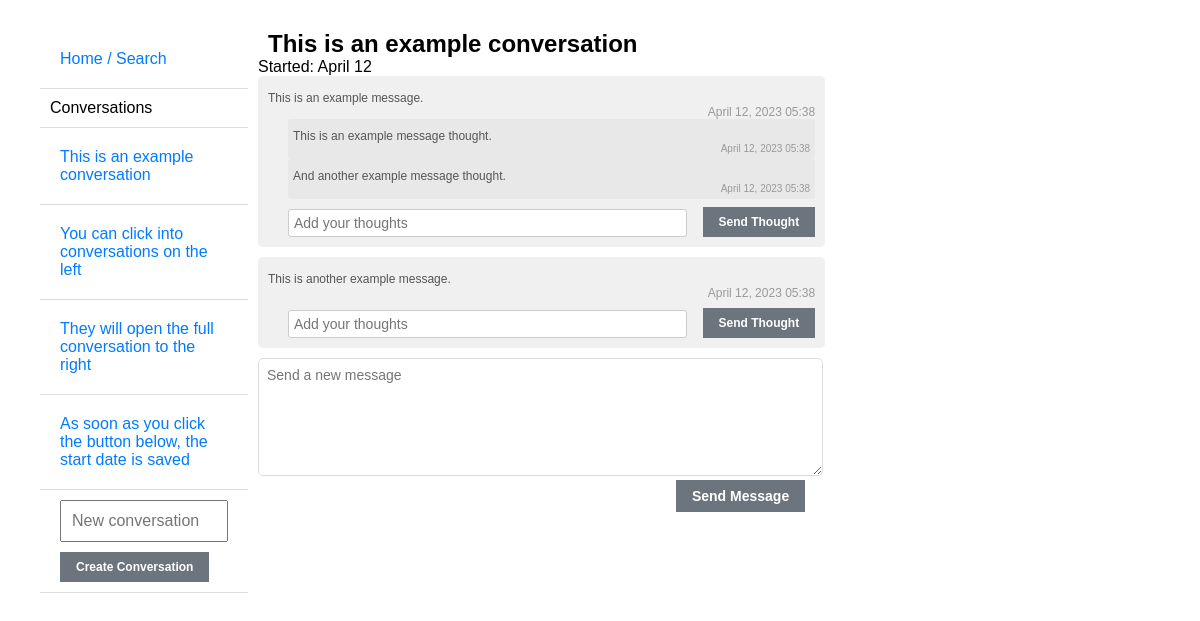
/conversation/4/, run on the app's committed database.
### chat_app/models.py (models this page shows, shortened)
class Conversation(models.Model):
    title = models.CharField(max_length=255)
    start_date = models.DateField(default=date.today)

class Message(models.Model):
    conversation = models.ForeignKey(Conversation, on_delete=models.CASCADE)
    text = models.TextField()
    date_sent = models.DateTimeField(auto_now_add=True)

class MessageThought(models.Model):
    message = models.ForeignKey(Message, on_delete=models.CASCADE)
    text = models.TextField()
    date_sent = models.DateTimeField(auto_now_add=True)

### chat_app/views.py (the view)
# urls.py: path('conversation/<int:pk>/', views.conversation_detail, name='conversation_detail'),
def conversation_detail(request, pk):
    if 'search_context' in request.session:
        del request.session['search_context']
    conversation = get_object_or_404(Conversation, pk=pk)
    messages = conversation.message_set.all()
    message_form = MessageForm()
    thought_form = MessageThoughtForm()
    conversation_form = ConversationForm()
    if request.method == 'POST':
        if 'message_form_submit' in request.POST:
            message_form = MessageForm(request.POST)
            if message_form.is_valid():
                message = message_form.save(commit=False)
                message.conversation = conversation
                message.save()
                return redirect('conversation_detail', pk=conversation.pk)
        if 'thought_form_submit' in request.POST:
            thought_form = MessageThoughtForm(request.POST)
            if thought_form.is_valid():
                message_id = request.POST['message']
                message = Message.objects.get(id=message_id)
                thought = thought_form.save(commit=False)
                thought.message = message
                thought.save()
                return redirect('conversation_detail', pk=message.conversation.pk)
        if 'conversation_form_submit' in request.POST:
            new_conversation_form = ConversationForm(request.POST)
            if new_conversation_form.is_valid():
                conversation = new_conversation_form.save()
                return redirect('conversation_detail', pk=conversation.pk)
    else:
        message_form = MessageForm()
        thought_form = MessageThoughtForm()
        conversation_form = ConversationForm()
    conversations = Conversation.objects.all()
    context = {
        'conversation': conversation,
        'messages': messages,
        'message_form': message_form,
        'thought_form': thought_form,
        'conversation_form': conversation_form,
        'conversations': conversations,
    }
    return render(request, 'chat_app/conversation_detail.html', context)

### chat_app/forms.py
class MessageForm(forms.ModelForm):
    class Meta:
        model = Message
        fields = ['text']
        widgets = {'text': forms.Textarea(attrs={'placeholder': 'Send a new message'})}

class MessageThoughtForm(forms.ModelForm):
    class Meta:
        model = MessageThought
        fields = ['text', 'message']
        widgets = {
            'text': forms.TextInput(attrs={'placeholder': 'Add your thoughts'}),
            'message': forms.HiddenInput(attrs={'type': 'hidden'})
            }

### chat_app/templates/chat_app/conversation_detail.html (shortened to what this page needs)
{% extends 'index.html' %}
{% block content %}
<h1>{{ conversation.title }}</h1>
<body>Started: {{ conversation.start_date|date:"F d" }}</body>
<ul class="message-list">
  {% for message in messages %}
    <li class="message-item">
      <div class="message-content">{{ message.text }}</div>
      <div class="message-timestamp">{{ message.date_sent|date:"F d, Y H:i" }}</div>
      <ul class="thought-list">
        {% for thought in message.messagethought_set.all %}
          <li class="thought-item">
            <div class="thought-content">{{ thought.text }}</div>
            <div class="thought-timestamp">{{ thought.date_sent|date:"F d, Y H:i" }}</div>
          </li>
        {% endfor %}
        <div class="new-thought-form">
          <form method="post">
            {{ thought_form.text }}
            <button type="submit" class="thought-form-submit" name="thought_form_submit">Send Thought</button>
          </form>
        </div>
      </ul>
    </li>
  {% endfor %}
</ul>
<div class="new-message-form">
  <form method="post">
      {{ message_form.text }}
    <button type="submit" class="message-form-submit" name="message_form_submit">Send Message</button>
  </form>
</div>
{% endblock %}

### chat_app/templates/index.html (shortened to what this page needs)
<!DOCTYPE html>
<html lang="en">
{% load static %}
<link rel="stylesheet" type="text/css" href="{% static 'css/custom_styles.css' %}">
<body>
    <div id="sidebar">
        <ul>
            {% block sidebar %}
            <ul class="conversations">
              <li class="conversation-list-item"><a href="{% url 'home' %}">Home / Search </a></li>
                <li class="conversation-list-item">Conversations</li>
                {% for conversation in conversations %}
                    <li class="conversation-list-item">
                        <a href="{% url 'conversation_detail' conversation.id %}">{{ conversation.title }}</a>
                    </li>
                {% endfor %}
                <li class="conversation-list-item">
                  <form method="post" class="new-conversation-form">
                    {{ conversation_form.as_p }}
                    <button type="submit" class="conversation-form-submit" name="conversation_form_submit">Create Conversation</button>
                  </form>
                </li>
            </ul>
            {% endblock %}
        </ul>
      </div>
      <div id="content">
          {% block content %}
          {% endblock %}
      </div>
</body>
</html>

### static/css/custom_styles.css (style rules this page uses)
#sidebar { float: left; width: 20%; word-break: break-word; }
#content { margin-left: 20%; }
body, h1, h2, h3, h4, h5, h6, p, ul, ol, li { margin: 0; padding: 0px 10px; }
body { font-family: "Helvetica", sans-serif; font-size: 16px; padding: 30px; }
h1, h2, h4, h5, h6 { font-family: "Arial", sans-serif; font-size: 24px; }
a { font-family: "Helvetica", sans-serif; font-size: 16px; color: #007bff; text-decoration: none; }
input, textarea { font-family: "Helvetica", sans-serif; font-size: 16px; }
.conversations { list-style-type: none; padding: 0; margin-bottom: 20px; }
.conversations a { display: block; padding: 10px; color: #007bff; text-decoration: none; }
.conversation-list-item { padding: 10px; border-bottom: 1px solid #ddd; cursor: pointer; transition: background-color 0.3s ease; }
.new-conversation-form { margin-top: 0px; }
.new-conversation-form input[type="text"] { width: 100%; padding: 10px; margin-bottom: 10px; box-sizing: border-box; }
.new-message-form { margin-top: 10px; margin-bottom: 100px; position: relative; width: 60%; }
.new-message-form input[type="text"], .new-message-form textarea { width: 100%; padding: 8px; border: 1px solid #ddd; border-radius: 5px; font-size: 14px; color: #333; height: 100px; }
.new-thought-form { margin-top: 10px; position: relative; }
.new-thought-form input { font-family: Arial, sans-serif; font-size: 14px; color: #333; margin-left: 20px; width: calc(100% - 20px - 140px); padding: 5px; border: 1px solid #ccc; border-radius: 3px; box-sizing: content-box; }
.message-form-submit { position: absolute; right: 0; margin-bottom: 50px; background-color: #6c757d; color: #fff; padding: 8px 16px; border: none; cursor: pointer; font-size: 14px; font-weight: bold; }
.thought-form-submit { position: absolute; bottom: 0px; right: 0; margin-bottom: 0px; background-color: #6c757d; color: #fff; padding: 8px 16px; border: none; cursor: pointer; font-size: 12px; font-weight: bold; }
.conversation-form-submit { position: relative; bottom: 0px; margin-left: 10px; margin-bottom: 0px; background-color: #6c757d; color: #fff; padding: 8px 16px; border: none; cursor: pointer; font-size: 12px; font-weight: bold; }
.message-list { list-style: none; padding: 0; margin: 0; }
.message-item { margin-bottom: 10px; padding: 10px; background-color: #f0f0f0; border-radius: 5px; width: 60%; word-wrap: break-word; }
.message-content { margin-top: 5px; font-size: 12px; color: #555; }
.thought-list { list-style: none; padding: 0; margin: 0; }
.thought-item { margin-left: 20px; padding: 5px; background-color: #e8e8e8; border-radius: 3px; }
.thought-content { margin-top: 5px; font-size: 12px; color: #555; }
.message-timestamp { text-align: right; font-size: 12px; color: #999; }
.thought-timestamp { text-align: right; font-size: 10px; color: #999; }

### data on the page
Conversation: title "This is an example conversation", start_date "April 12"
Conversation: title "You can click into conversations on the left"
Conversation: title "They will open the full conversation to the right"
Conversation: title "As soon as you click the button below, the start date is saved"
Message: text "This is an example message.", date_sent "April 12, 2023 05:38"
MessageThought: text "This is an example message thought.", date_sent "April 12, 2023 05:38"
MessageThought: text "And another example message thought.", date_sent "April 12, 2023 05:38"
Message: text "This is another example message.", date_sent "April 12, 2023 05:38"
